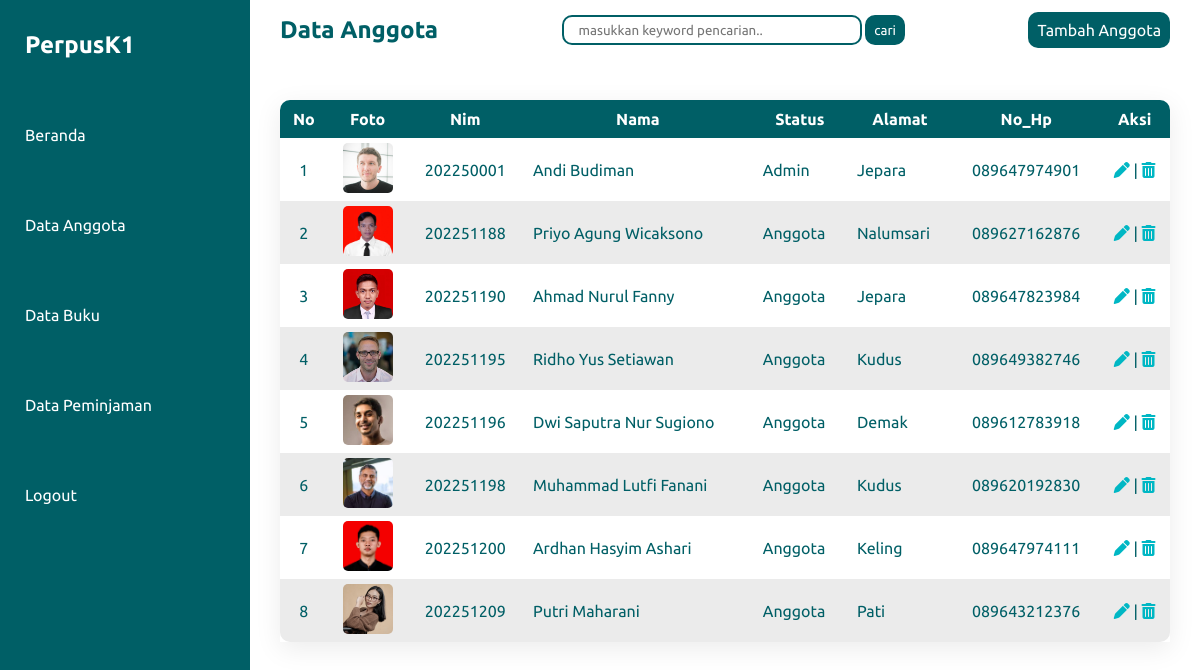
Screenshot of /kelola_anggota/data_anggota.php (signed in) with the database file from the repository.
### tables this page shows
CREATE TABLE `tb_anggota` (
  `nim` int(9) NOT NULL,
  `nama` varchar(40) NOT NULL,
  `status` varchar(20) NOT NULL,
  `alamat` varchar(40) NOT NULL,
  `no_hp` varchar(15) NOT NULL,
  `password` varchar(100) NOT NULL,
  `gambar` varchar(40) NOT NULL
);

### kelola_anggota/data_anggota.php (the view, shortened to what this page needs)
<?php
require "functions.php";
$query =  "SELECT * FROM tb_anggota";
$datas = mysqli_query($koneksi, $query);
?>
<!DOCTYPE html>
<html lang="en">
<head>
    <link rel="stylesheet" href="../style.css">
    <link rel="stylesheet" href="https://cdnjs.cloudflare.com/ajax/libs/font-awesome/6.4.0/css/all.min.css" />
</head>
<body>
    <div class="container">
        <div class="navigation">
            <div class="logo-admin">
                <h2>PerpusK1</h2>
            </div>
            <ul>
                <li><a href="../index.php">Beranda</a></li>
                <li><a href="data_anggota.php">Data Anggota</a></li>
                <li><a href="../kelola_buku/data_buku.php">Data Buku</a></li>
                <li><a href="../kelola_pinjam/data_pinjam.php">Data Peminjaman</a></li>
                <li><a onclick="return confirm('Apakah anda yakin ingin keluar?')" href="../logout.php">Logout</a></li>
            </ul>
        </div>
        <div class="main">
            <div class="top-bar">
                <div class="nama-menu">
                    <h2>Data Anggota</h2>
                </div>
                <div class="search">
                    <form action="" method="post">
                        <input type="text" name="keyword" autofocus placeholder="masukkan keyword pencarian.." autocomplete="off">
                        <button type="submit" name="cari">cari</button>
                    </form>
                </div>
                <div class="btn-tambah">
                    <a href="tambah_anggota.php">Tambah Anggota</a>
                </div>
            </div>
            <div class="details">
                <?php if (!isset($error)) : ?>
                    <table>
                        <tr>
                            <th>No</th>
                            <th>Foto</th>
                            <th>Nim</th>
                            <th>Nama</th>
                            <th>Status</th>
                            <th>Alamat</th>
                            <th>No_Hp</th>
                            <th>Aksi</th>
                        </tr>
                        <?php
                        $i = 1;
                        while ($data = mysqli_fetch_array($datas)) :
                        ?>
                            <?php if ($i % 2 == 0) : ?>
                                <tr class="baris-genap">
                                <?php else : ?>
                                <tr class="baris-ganjil">
                                <?php endif; ?>
                                <td><?= $i++; ?></td>
                                <td style="text-align: center;"><img src="img/<?= $data["gambar"] ?>" alt="" class="gambar-anggota"></td>
                                <td style="text-align: center;"><?= $data["nim"] ?></td>
                                <td><?= $data["nama"] ?></td>
                                <td><?= $data["status"] ?></td>
                                <td><?= $data["alamat"] ?></td>
                                <td style="text-align: center;"><?= $data["no_hp"] ?></td>
                                <td>
                                    <a href="ubah_anggota.php?id=<?= $data['nim'] ?>"><i class="fa-solid fa-pen"></i></a>
                                    |
                                    <a href="hapus_anggota.php?id=<?= $data['nim'] ?>" onclick="return confirm('yakin hapus data?')"><i class="fa-solid fa-trash-can"></i></a>
                                </td>
                                </tr>
                            <?php
                        endwhile;
                            ?>
                    </table>
                <?php else : ?>
                    <div class="notify-kosong">
                        <p>Data tidak ditemukan!</p>
                    </div>
                <?php endif; ?>
            </div>
        </div>
    </div>
</body>
</html>

### style.css (style rules this page uses)
* { font-family: 'Ubuntu', sans-serif; margin: 0; padding: 0; box-sizing: border-box; }
:root { --hijau: #005f66; --hijau-muda: rgb(0, 183, 196); --hijau-muda-muda: rgb(233, 254, 255); --white: #ffffff; --hijau-tua: #00363a; --gray: #ebebeb; }
body { min-height: 100vh; overflow-x: hidden; }
.container { position: relative; width: 100%; }
.navigation { position: fixed; width: 250px; height: 100%; background: var(--hijau); border-left: 10px solid var(--hijau); transition: 0.5s; overflow: hidden; }
.navigation ul { position: absolute; left: 0; width: 100%; }
.navigation ul li { position: relative; width: 100%; list-style: none; }
.navigation ul li a,h2 { position: relative; display: block; width: 100%; display: flex; text-decoration: none; color: var(--white); height: 90px; line-height: 90px; text-align: center; padding-left: 15px; }
.main { position: relative; width: calc(100% - 250px); left: 250px; min-height: 100vh; background: var(--white); }
.top-bar { color: var(--hijau); width: 100%; height: 60px; display: flex; justify-content: space-between; align-items: center; padding: 0px 30px; }
.top-bar .nama-menu h2 { padding: 0; color: var(--hijau); }
.top-bar .btn-tambah a { background-color: var(--hijau); color: var(--white); padding: 9px; text-decoration: none; border-radius: 10px; }
.top-bar input { font-weight: 400; color: var(--hijau); outline: none; width: 300px; height: 30px; border-radius: 10px; border: solid 2px var(--hijau); padding-left: 15px; }
.top-bar button { text-align: center; color: var(--white); display: inline-block; padding: 0px 7px; height: 30px; border-radius: 10px 10px 10px 10px; background-color: var(--hijau); border: solid 2px var(--hijau); cursor: pointer; }
.details { width: 100%; display: flex; position: relative; background-color: var(--white); padding-top: 40px; }
.details table { width: 100%; margin: 0px 30px; border-collapse: collapse; box-shadow: 0 7px 25px rgba(0, 0, 0, 0.08); }
.details table th { color: var(--white); padding: 10px 10px; background-color: var(--hijau); }
.details table tr:first-child th:first-child { border-top-left-radius: 10px; }
.details table tr:first-child th:last-child { border-top-right-radius: 10px; }
.details table tr:last-child td:first-child { border-bottom-left-radius: 10px; }
.details table tr:last-child td:last-child { border-bottom-right-radius: 10px; }
.details table tr td:last-child { text-align: center; }
.details table tr td:first-child { text-align: center; }
.details table .baris-ganjil { background-color: var(--white); }
.details table .baris-genap { background-color: var(--gray); }
.details table td { color: var(--hijau); padding: 5px 10px; }
.details i { color: var(--hijau-muda); }
table .gambar-anggota { width: 50px; border-radius: 5px; }

### rows the page displays
tb_anggota: gambar (picture), nim "202250001", nama "Andi Budiman", status "Admin", alamat "Jepara", no_hp "089647974901"
tb_anggota: gambar (picture), nim "202251188", nama "Priyo Agung Wicaksono", status "Anggota", alamat "Nalumsari", no_hp "089627162876"
tb_anggota: gambar (picture), nim "202251190", nama "Ahmad Nurul Fanny", status "Anggota", alamat "Jepara", no_hp "089647823984"
tb_anggota: gambar (picture), nim "202251195", nama "Ridho Yus Setiawan", status "Anggota", alamat "Kudus", no_hp "089649382746"
tb_anggota: gambar (picture), nim "202251196", nama "Dwi Saputra Nur Sugiono", status "Anggota", alamat "Demak", no_hp "089612783918"
tb_anggota: gambar (picture), nim "202251198", nama "Muhammad Lutfi Fanani", status "Anggota", alamat "Kudus", no_hp "089620192830"
tb_anggota: gambar (picture), nim "202251200", nama "Ardhan Hasyim Ashari", status "Anggota", alamat "Keling", no_hp "089647974111"
tb_anggota: gambar (picture), nim "202251209", nama "Putri Maharani", status "Anggota", alamat "Pati", no_hp "089643212376"
